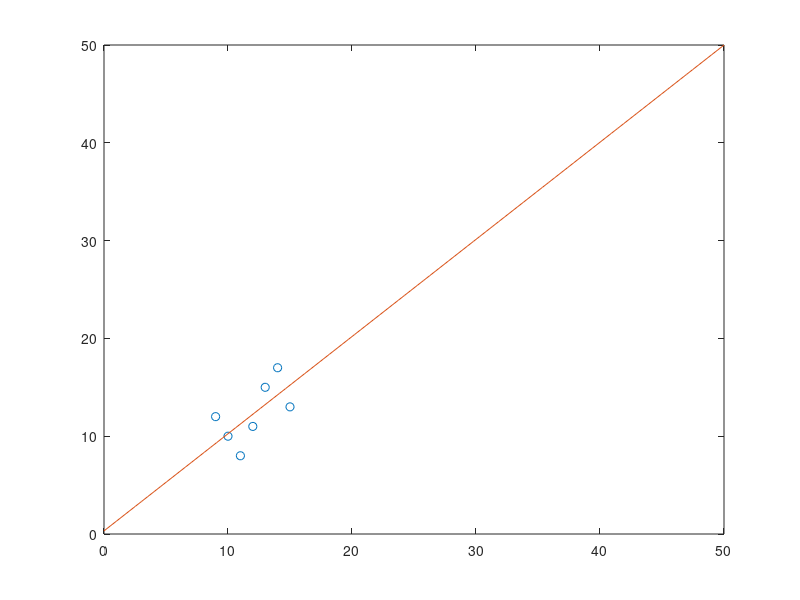

MATLAB code for this plot:
x=[9, 10, 11, 12, 13, 14, 15];
f=[12,10,8,11,15,17,13];
m = length(x);

a = ((m + 1) * sum(x.*f) - sum(x)*sum(f))/((m + 1) * sum(x.*x) - sum(x) * sum(x));
b = (sum(x .* x)*sum(f)-sum(x.*f)*sum(x))/((m + 1)*sum(x.*x)-(sum(x)*sum(x)));

ff = a * x + b;
plot(x, ff);
grid on

f16 = a * 16 + b;

E = 0;
for k = 1:m
    E = E + (f(k) - ff(k))^2;
end
E

%aprox la ora 16
ff = a*16+b

 
plot(x,f, 'o')
hold on
interval = linspace(0,50, 100);
plot (interval, (a.*interval+b))